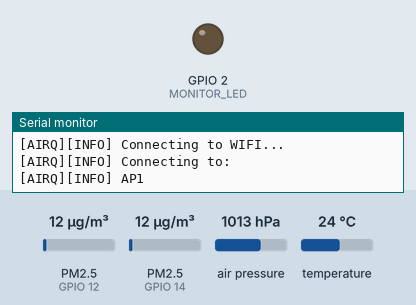
A program run on a simulated ESP8266 (Wemos D1 mini). On the bench: output pins drawn as LEDs (lit = HIGH), the last lines printed to the serial monitor. Wiring (inferred from the names in the program): 2 × dust sensor: data GPIO 12 / data GPIO 14. Dashed ring = blinking. The inputs (shaded band) are chosen by the test bench; at power-on: PM2.5 (sensors on GPIO 12, GPIO 14) 12 µg/m³, air pressure 1013 hPa, temperature 24 °C. WiFi joins after 1.5 s; servers stay silent unless stated; the local clock reads 2024-03-15 10:24:30 at power-on unless the program sets it; no MQTT or app messages arrive unless stated.

Above: at 0.3 s.
3.2 s: PM2.5 (sensor on GPIO 12) set to 75 µg/m³
At 3.6 s:
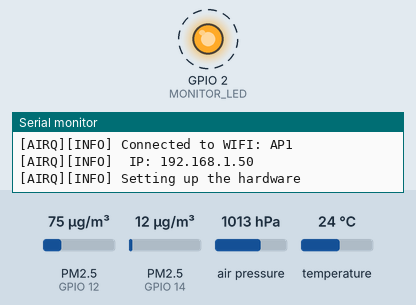
Timing chart, 0 to 20.1 s (numbered marks = the images above; inputs shaded):
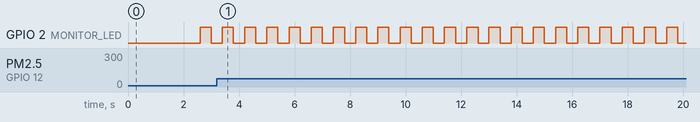

Measured:
- by itself, GPIO 2 (MONITOR_LED): alternates HIGH for 0.40 s and LOW for 0.40 s

The program:

main.cpp
```cpp
#include <ESP8266WiFi.h>
#include <WiFiClient.h>
#include <MQTT.h>               // For MQTT support
#include <ArduinoOTA.h>         // For OTA firmware update support
#include <Adafruit_BMP085.h>    // For supporting the BMP180 sensor
#include <ESP8266mDNS.h>
#include <SimpleTimer.h>
#include <WebServer.hpp>
#include <LogClient.hpp>
#include <TimeProvider.hpp>
#include <AppData.hpp>
#include "secrets.h"

#define  FW_Version "1.0.0"

int             MONITOR_LED   = 2;                // Monitoring led to send some visual indication to the user.
//unsigned long   tick;                             // Used for blinking the MONITOR_LED: ON -> OTA , Blink FAST: Connecting, Blink SLOW: Working
unsigned long   ledBlink = 200;                   // Led blink interval: Fast - Connecting to PZEM, slow - Connected
int             monitor_led_state = LOW;

WiFiClient      WIFIClient;
IPAddress       thisDevice;
String          Wifi_ssid;
char            hostname[32];

SimpleTimer     timer;

MQTTClient      MQTT_client(512);
char            MQTT_AttributesTopic[256];
char            MQTT_TelemetryTopic[256];
char            SensorAttributes[512];
char            SensorTelemetry[512];

unsigned long   previousMillis = 0;
unsigned long   pingMqtt = 5 * 60 * 1000;  // Ping the MQTT broker every 5 minutes by sending the IOT Atributes message.
unsigned long   previousPing = 0;

// BMP180 Sensor support
int             BMP180_present = 0;
Adafruit_BMP085 bmp;

// DSM501a Sensor support
unsigned long   lpoPM10 = 0;
unsigned long   lpoPM25 = 0;

unsigned long starttime;
unsigned long sampletime_ms = 6000;  // Smaple time 3s

float ratio1 = 0;
float ratio2 = 0;
float concentrationPM10 = 0;
float concentrationPM25 = 0;

/* DSM501a sensor connection. Please note that someteimes the color wires change...
 * https://www.elektronik.ropla.eu/pdf/stock/smy/dsm501.pdf
 * 1 Black  - Not used
 * 2 Red    - Vout2 - 1 microns (PM1.0)
 * 3 White  - Vcc 5V
 * 4 Yellow - Vout1 - 2.5 microns (PM2.5)
 * 5 Orange - GND
*/
#define DUST_SENSOR_DIGITAL_PIN_PM10  12          // DSM501 Pin 2 of DSM501a
#define DUST_SENSOR_DIGITAL_PIN_PM25  14          // DSM501 Pin 4 of DSM501a

/*
 * Hostname:
 *
 * Sets the device hostname for OTA and MDNS.
 *
 * */
void setHostname() {

  // Set Hostname for OTA and network mDNS (add only 2 last bytes of last MAC Address)
  sprintf_P( hostname, PSTR("ESP-AIRQ-%04X"), ESP.getChipId() & 0xFFFF);
}

/*
 * MQTT Support
 *
 * Static atributes like, IP, SSID, and so on are set to the MQTT atributes topic.
 * Telemetry data, data that changes through time, are sent to the MQTT telemetry topic.
 *
 */

//* Supporting functions:
void calcAttributesTopic() {
    String s = "iot/device/" + String(MQTT_ClientID) + "/attributes";
    s.toCharArray(MQTT_AttributesTopic,256,0);
}

void calcTelemetryTopic() {
    String s = "iot/device/" + String(MQTT_ClientID) + "/telemetry";
    s.toCharArray(MQTT_TelemetryTopic,256,0);
}

/*
 * IOT Support:
 *
 * Functions that using MQTT send data to the IOT server by publishing data on specific topics.
 *
 */
void IOT_setAttributes() {
    String s = "[{\"type\":\"ESP8266\"}," \
                 "{\"ipaddr\":\"" + thisDevice.toString() + "\"}," \
                 "{\"ssid\":\""+ WiFi.SSID() + "\"}," \
                 "{\"rssi\":\""+ String(WiFi.RSSI()) + "\"}," \
                 "{\"web\":\"http://" + thisDevice.toString() + "\"}" \
                 "]";

    s.toCharArray( SensorAttributes, 512,0);
    Log.I("AIRQ Attributes:");
    Log.I(SensorAttributes);
    MQTT_client.publish( MQTT_AttributesTopic, SensorAttributes);
}

void IOT_sendTelemetry(String SensorTelemetry) {
    //s.toCharArray(SensorAttributes, 512,0);
    MQTT_client.publish( MQTT_TelemetryTopic, SensorTelemetry);
}

void  IOT_setTelemetry( String aq,  float cPM10, float cPM25, float pPM10, float pPM25, float temp , unsigned long press ) {
    String tlm;

    tlm = "{\"AQ\":\""+ aq + "\"" \
          ",\"cPM10\":" + String( cPM10 ) + \
          ",\"cPM25\":" + String( cPM25 ) + \
          ",\"pPM10\":" + String( pPM10 ) + \
          ",\"pPM25\":" + String( pPM25 );

    if ( BMP180_present == 1) {
        tlm = tlm + ",\"TEMP\":"  + String( temp ) + \
                    ",\"PRESS\":" + String( press );
   }

   tlm = tlm + "}";

  Log.I( tlm );
  IOT_sendTelemetry( tlm );
}


// MQTT Calback function for receiving subscribed messages.
void MQTT_callback(String &topic, String &payload) {
    /* Just a standard callback. */
    Log.I("Message arrived in topic: ");
    Log.I(topic);

    Log.I("Message:");
    Log.I( payload );
}

//* Connects to the MQTT Broker
void MQTT_Connect() {
    Log.I("Connecting to MQTT Broker...");
    MQTT_client.begin( MQTT_Server, MQTT_Port , WIFIClient );
    MQTT_client.onMessage( MQTT_callback );
    MQTT_client.setOptions( 120, true, 120 );

    while (! MQTT_client.connect( MQTT_ClientID, MQTT_UserID, MQTT_Password ) ) {
        Log.E("MQTT Connection failed.");
        delay(1000);
    }

    calcAttributesTopic();
    calcTelemetryTopic();

    Log.I("Connected to MQTT!");
}

/*
 * OTA support
 *
 */
void OTA_Setup() {

    Log.I("Setting up OTA...");
    ArduinoOTA.setHostname( hostname );
    ArduinoOTA.setPort(8266);
    ArduinoOTA.begin();

    // OTA callbacks
    ArduinoOTA.onStart([]() {
      Log.I(F("\r\nOTA Starting"));
      digitalWrite( MONITOR_LED, HIGH);
    });

    ArduinoOTA.onProgress([](unsigned int progress, unsigned int total) {
      uint8_t percent = progress/( total/100 );

      if (percent % 10 == 0) {
        Log.I( String(percent));
        digitalWrite( MONITOR_LED, !digitalRead( MONITOR_LED));
      }
    });

    ArduinoOTA.onEnd([]() {

      Log.I(F("OTA Done\nRebooting..."));
      digitalWrite( MONITOR_LED, LOW);
    });

    ArduinoOTA.onError([](ota_error_t error) {
      Log.E("OTA Error: " + String(error));

      if (error == OTA_AUTH_ERROR) {
        Log.E("OTA Auth Failed");
      } else
      if (error == OTA_BEGIN_ERROR) {
        Log.E("OTA Begin Failed");
      } else
      if (error == OTA_CONNECT_ERROR) {
        Log.E("OTA Connect Failed");
      } else
      if (error == OTA_RECEIVE_ERROR) {
        Log.E("OTA Receive Failed");
      } else
      if (error == OTA_END_ERROR) {
        Log.E("OTA End Failed");
      }

      ESP.restart();
    });

    Log.I("OTA setup done!");
}

void display_WIFIInfo() {
    Log.I("Connected to WIFI: " + WiFi.SSID() );

    thisDevice = WiFi.localIP();
    Log.I(" IP: " + thisDevice.toString() );
}

/*
 * WIFI_Setup: Setup the WIFI connection.
 *
 * It cycles over the configured access points until a sucessufull connection is done
 *
 */
void WIFI_Setup() {
    bool   connected = false;
    char   *ssid;
    char   *pwd;
    int    cntAP = 0;
    int    tries = 0;
    String out;

    Log.I("Connecting to WIFI...");

    // Station mode.
    WiFi.disconnect();
    WiFi.softAPdisconnect(true);
    WiFi.mode(WIFI_STA);

    while ( !connected ) {
        ssid = (char *)APs[cntAP][0];
        pwd = (char *)APs[cntAP][1];
        Log.I("Connecting to: ");
        Log.I(ssid);

        WiFi.begin(ssid, pwd );

        if (WiFi.waitForConnectResult() != WL_CONNECTED) {
                Log.E("Connection Failed! Trying next AP...");
                Log.E("Number of tries: " + String(tries));

                cntAP++;
                tries++;
                // Circle the array one entry after another
                if (cntAP == NUMAPS )
                cntAP = 0;

                // Set Monitor led on:  Light up the led to show that something is working
                digitalWrite( MONITOR_LED, LOW);
                delay(1000);
                digitalWrite( MONITOR_LED, HIGH);

                yield();
        } else
                connected = true;
    }

/*    WiFi.macAddress(MAC_address);
    for (unsigned int i = 0; i < sizeof(MAC_address); ++i){
      sprintf(MAC_char,"%s%02x:",MAC_char,MAC_address[i]);
    }
*/
    display_WIFIInfo();
}

/*
 * check_Connectivity:  Checks the connectivity.
 *
 * Checks the connectivity namely if we are connected to WIFI and to the MQTT broker.
 * If not, we try to reconnect.
 *
 */

void check_Connectivity() {

        /* Check WIFI connection first. */
        if ( WiFi.status() != WL_CONNECTED ) {
            WIFI_Setup();
            MQTT_Connect();
        } else {
            /* Check MQTT connectivity: */
            if ( !MQTT_client.connected() ) {
                MQTT_Connect();
                // Send the IOT device attributes at MQTT connection
                IOT_setAttributes();
            }
        }
}

/*
 * back_tasks:  Executes the background tasks
 *
 * Calls the functions necessary to keep everything running smoothly while waiting or looping
 * Such tasks include mantaining the MQTT connection, checking OTA status and updating the timers.
 *
 */

void back_tasks() {
    MQTT_client.loop();           // Handle MQTT
    timer.run();                  // Handle SimpleTimer
}

// Just blink the onboard led according to the defined period
void Blink_MonitorLed() {
    digitalWrite( MONITOR_LED , monitor_led_state );
    if ( monitor_led_state == LOW )
        monitor_led_state = HIGH;
    else
        monitor_led_state = LOW;

    timer.setTimeout( ledBlink , Blink_MonitorLed ); // With this trick we can change the blink rate of the led
}

// Used to send the system atributes to the MQTT topic regarding the device attributes.
void IOT_SendAttributes() {
    IOT_setAttributes();
}

// Prints time.
void printTime() {
    timeProvider.logTime();
}

/*
 * setup_dustsensor:  Executes the background tasks
 *
 * Calls the functions necessary to keep everything running smoothly while waiting or looping
 * Such tasks include mantaining the MQTT connection, checking OTA status and updating the timers.
 *
 */
void setup_hardware() {

    pinMode(DUST_SENSOR_DIGITAL_PIN_PM10,INPUT);
    pinMode(DUST_SENSOR_DIGITAL_PIN_PM25,INPUT);

    // wait 60s for DSM501 to warm up
    /*  for (int i = 1; i <= 20; i++)
    {
      delay(1000); // 1s
      Serial.print(i);
      Serial.println(" s (wait 60s for DSM501 to warm up)");
    }
    */

    // Connect to the BMP180 sensor
    if ( !bmp.begin() ) {
      Log.E("Sensor BMP180 not found.");
    } else {
      BMP180_present = 1;
    }

}

float getParticlemgm3( float r ) {
    /*
      * with data sheet...regression function is
      *    y=0.1776*x^3-2.24*x^2+ 94.003*x
      */
    // https://github.com/R2D2-2019/R2D2-2019/wiki/Is-the-given-formula-for-calculating-the-mg-m3-for-the-dust-sensor-dsm501a-correct%3F

    float mgm3 = 0.001915 * pow(r , 2) + 0.09522 * r - 0.04884;
    return mgm3  < 0.0 ? 0.0 : mgm3;
}


String  setAirQuality( float pm10, float pm25 ) {

    if ( pm10 < 1000 ) {
      appData.setAirQuality("Clean");
      return "Clean";
    }

    if ( pm10 < 10000 ) {
      appData.setAirQuality("Good");
      return "Good";
    }

    if ( pm10 < 20000 ) {
      appData.setAirQuality("Acceptable");
      return "Acceptable";
    }

    if ( pm10 < 50000 ) {
      appData.setAirQuality("Bad");
      return "Bad";
    }

    appData.setAirQuality("Hazzard!");
    return "Hazzard!";
}


/*
 * MAIN CODE
 *
 */

void setup() {
    IPAddress udpServerAddress;
    udpServerAddress.fromString(UDPLOG_Server);

    appData.setFWVersion(FW_Version);
    appData.setLogServerIPInfo(udpServerAddress.toString());

    Serial.begin(115200);
    delay (200);                           // Wait for the serial port to settle.
    setHostname();
    Log.setSerial( true );                 // Log to Serial
    Log.setServer( udpServerAddress, UDPLOG_Port );
    Log.setTagName("AIRQ");                // Define a tag for log lines output

    // Indicator onbord LED
    pinMode( MONITOR_LED, OUTPUT);
    digitalWrite( MONITOR_LED, LOW);

    // We set WIFI first...
    WIFI_Setup();

    // Setup Logging system.
    Log.I("Enabling UDP Log Server...");
    Log.setUdp( true );                  // Log to UDP server when connected to WIFI.

    // Print a boot mark
    Log.W("------------------------------------------------> System REBOOT");

    // Setup OTA
    OTA_Setup();

    // Set time provider to know current date and time
    timeProvider.setup();
    timeProvider.logTime();

    //Connect to the MQTT Broker:
    MQTT_Connect();

    // Send the IOT device attributes at MQTT connection
    IOT_setAttributes();

    // Setup WebServer so that we can have a web page while connecting to the PZEM004T
    Log.I("Setting up the embedded web server...");
    webServer.setup();
    Log.I("Web server available at port 80.");

    delay(100);
    display_WIFIInfo();                   // To display wifi info on the UDP socket.

    // Setup the monitor blinking led
    timer.setTimeout( ledBlink , Blink_MonitorLed );

    // Periodically send to the MQTT server the IOT device state
    timer.setInterval( pingMqtt , IOT_SendAttributes );

    // Periodically log the time
    timer.setInterval( 3 * 60 * 1000 , printTime );

    // Setup MDNS
    MDNS.begin( hostname );
    MDNS.addService("http", "tcp", 80);

    // Setup the hardware
    Log.I("Setting up the hardware");
    setup_hardware();
}

void loop() {
    // Check if we are still connected.
    check_Connectivity();

    // Retrieve DSM501a sensor data
    lpoPM10 += pulseIn(DUST_SENSOR_DIGITAL_PIN_PM10, LOW);
    lpoPM25 += pulseIn(DUST_SENSOR_DIGITAL_PIN_PM25, LOW);

    if ((millis()-starttime) > sampletime_ms) {       // Check if we've sampled at least the defined sample time
        ratio1 = lpoPM10 / ( sampletime_ms * 10.0);   // Integer percentage 0=>100
        concentrationPM10 = 1.1 * pow( ratio1 ,3 ) - 3.8 * pow( ratio1,2 ) + 520 * ratio1 + 0.62; // using spec sheet curve

        ratio2 = lpoPM25 / ( sampletime_ms * 10.0);   // Integer percentage 0=>100
        concentrationPM25 = 1.1 * pow( ratio2, 3 ) - 3.8 * pow( ratio2, 2) + 520 * ratio2 + 0.62; //

        float pPM10 = getParticlemgm3( ratio1 );
        float pPM25 = getParticlemgm3( ratio2 );

        //String msg = "DSM501a => cPM10: " + String( concentrationPM10) + " ppm, cPM2.5: " + String( concentrationPM25) + " ppm (Samples #: " + appData.getSamplesCount() + ")";
        //Log.I( msg );

        //msg = "DSM501a =>  PM10: " + String( pPM10 ) + " ug/m3, PM2.5: " + String( pPM25 ) + " ug/m3";
        //Log.I( msg );

        appData.incSamplesCount();
        appData.setcPM10( concentrationPM10 );
        appData.setcPM25( concentrationPM25 );

        appData.setpPM10( pPM10 );
        appData.setpPM25( pPM25 );

        String aq = setAirQuality(concentrationPM10, concentrationPM25 );

        if ( BMP180_present == 1 ) {
          float temp = bmp.readTemperature();
          float press= bmp.readPressure();

          appData.setTemperature( temp );
          appData.setPressure( press );

          //msg = "BMP180  => Temp: " + appData.getTemperature() + "C , Press: " + appData.getPressureH() + " hPa";
          //Log.I( msg );

          IOT_setTelemetry( aq, concentrationPM10, concentrationPM25, pPM10, pPM25, temp , press );

        } else
        {
          IOT_setTelemetry( aq, concentrationPM10, concentrationPM25, pPM10, pPM25, -1 , -1 );
        }

        lpoPM10 = 0;
        lpoPM25 = 0;
        starttime = millis();

    }
    // Execute the background tasks.
    back_tasks();

    ArduinoOTA.handle();          // Handle OTA.
}
```

secrets.h
```cpp
#ifndef _SECRETS_H
#define _SECRETS_H

#define NUMAPS 4                            // Define the number of Access Points that we try to connect to
static char const *APs[NUMAPS][2] = {
  {"AP1","pass1"},                          // SSID , Password.  Make sure that the number of entries matchs the NUMAPS
  {"AP2","pass2"},
  {"AP3","pass3"},
  {"AP4","pass4"}
};

// For connecting to the MQTT Broker
#define MQTT_Server    "192.168.1.17"       // MQTT Broker address
#define MQTT_Port      1883                 // MQTT Broker port
#define MQTT_ClientID  "ESP8266_AIRQ"       // Client ID. This is what will be used for the DEVICEID on iot/device/DEVICEID/telemetry;attributes topic
#define MQTT_UserID    "ESP8266_AIRQ"       // User Id if the MQTT broker requires authentication
#define MQTT_Password  "password1"          // User password for the MQTT user.

// For the UDP Log Server
#define UDPLOG_Server  "192.168.1.17"       // IP address where we might run the logServer.sh script to see the log output of the device
#define UDPLOG_Port    5014

#endif
```
